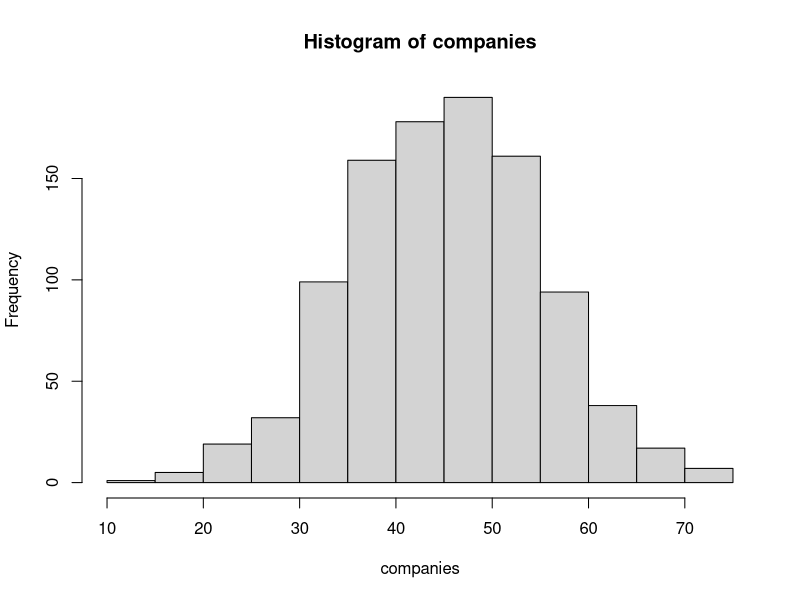
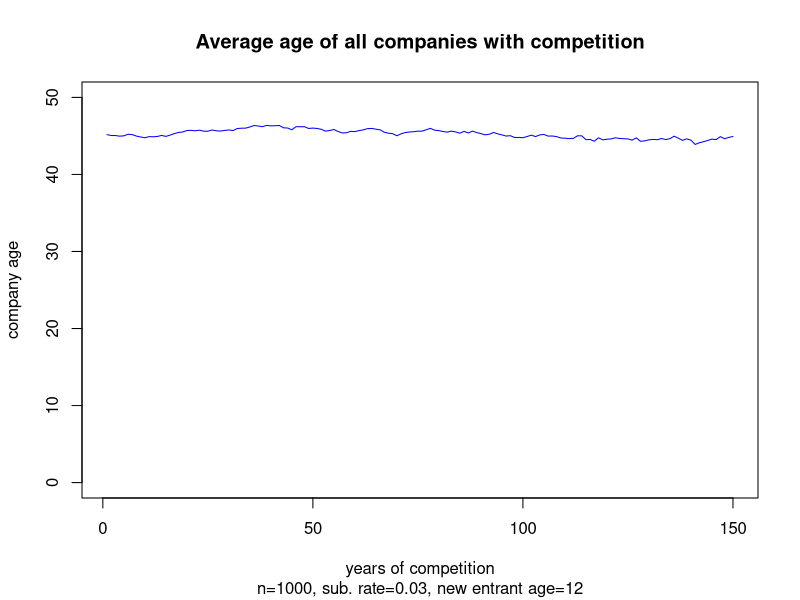

The R source for these figures, in order:
## ---- chunk 1
# setup the environment
setwd = "~/Projects/CompanyAgeSimulation"
set.seed = 1024

# set starting parameters
starting_average_age = 45
starting_standard_deviation_age = 10
number_of_companies = 1000

# set simulation parameters
product_substitution_rate = .03
age_of_disruptor = 12
years_of_competition = 150
## ---- chunk 2
# create companies
companies <- round(rnorm(number_of_companies,
                         mean=starting_average_age,
                         sd=starting_standard_deviation_age
                         ),
                   digits=1)

# check company ages by plotting
summary(companies)
hist(companies)
## ---- chunk 3
# Function to return a new set of company ages after 1 year of competition
compete <- function(age_vector, substitution_rate){
  # Pick companies to be replaced by new entrants
  targets <- round(runif(substitution_rate*length(age_vector),
                         min=1, max=length(age_vector)
                         )
                   )
  
  # Age all companies by 1 year
  age_vector <- age_vector + 1
  
  # Replace target companies with new entrants
  age_vector[targets] <- age_of_disruptor
  return(age_vector)
  }

# simulate new companies entering and competing
simulate <- function(age_vector, run_years, substitution_rate){
  ages_all <- 0
  for(i in 1:run_years){
    age_vector <- compete(age_vector,substitution_rate)
    ages_all[i] = mean(age_vector)
    }
  return(ages_all)
  }
## ---- chunk 4
# Run the simulation
ages_all <- simulate(companies, years_of_competition, product_substitution_rate)
## ---- chunk 5
# plot average age of all companies
subtitle = paste0(c('n=',number_of_companies,
               ', sub. rate=',product_substitution_rate,
               ', new entrant age=',age_of_disruptor),
             collapse="")
print(subtitle)

plot(seq(1,years_of_competition),ages_all,
     type='l',
     ylim=c(0,50),
     col='blue',
     main='Average age of all companies with competition',
     sub=subtitle,
     xlab='years of competition',
     ylab='company age'
     )
